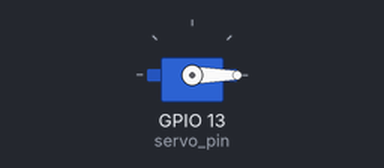
The program below on a simulated Raspberry Pi (BCM pin numbers). Shown: servo. Servo angles are drawn from the pulse width (0.5 ms = 0°, 2.5 ms = 180°); what the program prints to the terminal is not drawn. At 4.5 s the program stops and its outputs stay as they are.

Above: at 0.05 s.
At 0.75 s:
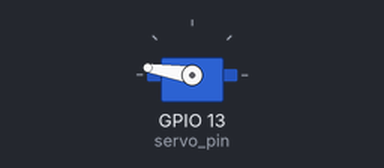
At 1.5 s:
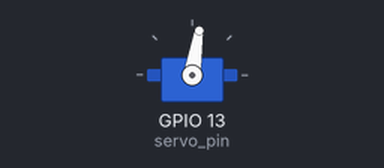
Timing chart, 0 to 3.5 s (numbered marks = the images above):
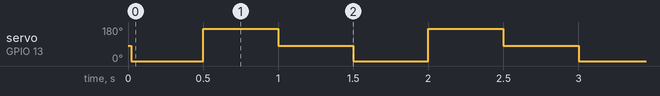

Measured:
- by itself, servo on GPIO 13 (servo_pin): repeats every 1.5 s: 171° 0.50 s, 81° 0.50 s, 0° 0.50 s

The program:

server_motor_loop.py
```python
#!/usr/bin/env python3

"""
Program: Raspberry Pi + MG90S Servo PWM Control Python Code

Device: Raspberry Pi
Description: Servo motor on Pi - moves on a loop to 0deg, 180 deg, then 90deg on repeat

"""

import RPi.GPIO as GPIO
import time

print("Running...")

# setup the GPIO pin for the servo
servo_pin = 13
GPIO.setmode(GPIO.BCM)
GPIO.setup(servo_pin,GPIO.OUT)

# setup PWM process
pwm = GPIO.PWM(servo_pin,50) # 50 Hz (20 ms PWM period)

pwm.start(7) # start PWM by rotating to 90 degrees

for i in range(0,3):

    pwm.ChangeDutyCycle(2.0) # rotate to 0 degrees
    time.sleep(0.5)

    pwm.ChangeDutyCycle(12.0) # rotate to 180 degrees
    time.sleep(0.5)

    pwm.ChangeDutyCycle(7.0) # rotate to 90 degrees
    time.sleep(0.5)


pwm.ChangeDutyCycle(0)  # this prevents jitter
pwm.stop()              # stops the pwm on the servo
GPIO.cleanup()          # good practice when finished using a pin
```
